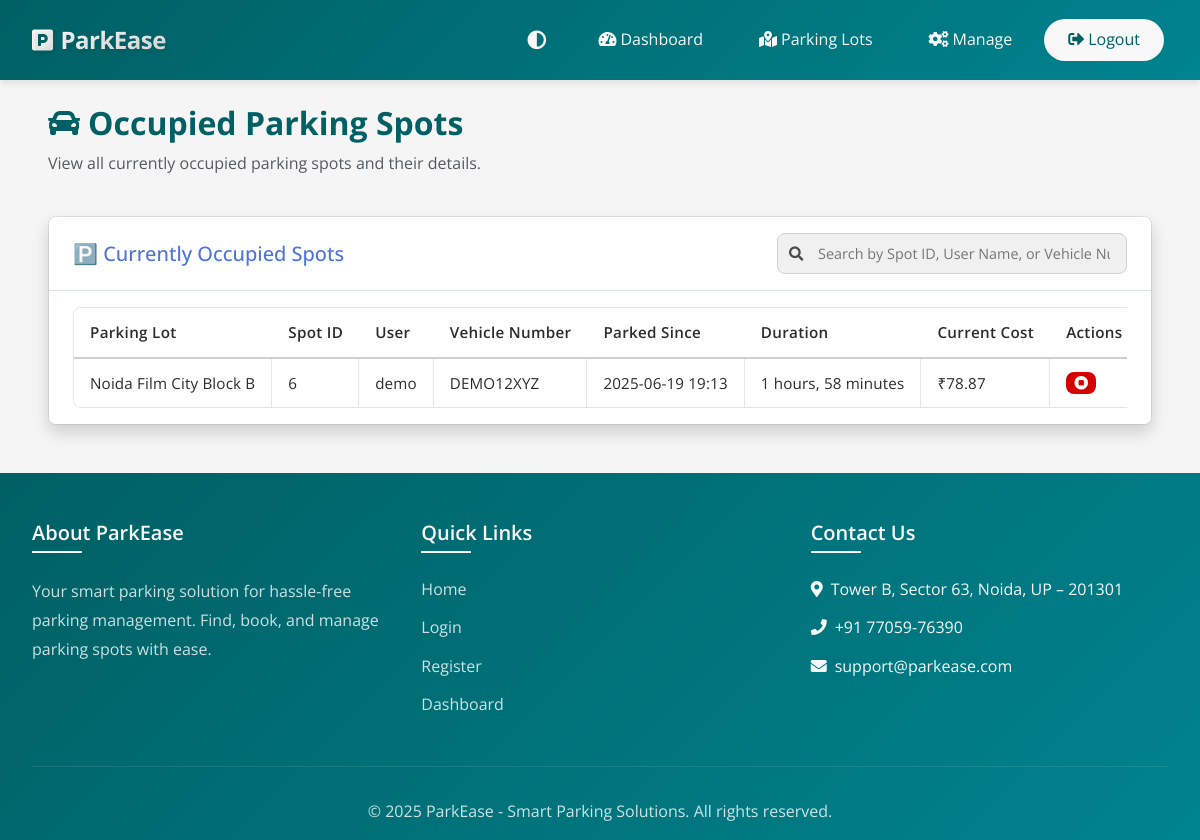
The app's page /admin/occupied_spots (signed in) with its own data.
### models.py (models this page shows, shortened)
class ParkingSpot(db.Model):
    __tablename__ = 'parking_spots'
    id = db.Column(db.Integer, primary_key=True)
    lot_id = db.Column(db.Integer, db.ForeignKey('parking_lots.id'), nullable=False)
    status = db.Column(db.String(1), nullable=False, default='A')  # A = Available, O = Occupied
    reservations = db.relationship('Reservation', backref='parking_spot', lazy=True)

class ParkingLot(db.Model):
    __tablename__ = 'parking_lots'
    id = db.Column(db.Integer, primary_key=True)
    prime_location_name = db.Column(db.String(100), nullable=False)
    price = db.Column(db.Float, nullable=False)  # Price per hour
    address = db.Column(db.String(200), nullable=False)
    pincode = db.Column(db.Integer, nullable=False)
    max_spots = db.Column(db.Integer, nullable=False)
    created_at = db.Column(db.DateTime, default=datetime.utcnow)
    spots = db.relationship('ParkingSpot', backref='parking_lot', lazy=True, cascade='all, delete-orphan')

class User(UserMixin, db.Model):
    __tablename__ = 'users'
    id = db.Column(db.Integer, primary_key=True)
    email = db.Column(db.String(120), unique=True, nullable=False)
    password_hash = db.Column(db.String(128))
    name = db.Column(db.String(100), nullable=False)
    address = db.Column(db.String(200), nullable=False)
    pincode = db.Column(db.String(10), nullable=False)
    created_at = db.Column(db.DateTime, default=datetime.utcnow)
    user_type = db.Column(db.String(20), default='user')
    reservations = db.relationship('Reservation', backref='user', lazy=True)

class Reservation(db.Model):
    __tablename__ = 'reservations'
    id = db.Column(db.Integer, primary_key=True)
    spot_id = db.Column(db.Integer, db.ForeignKey('parking_spots.id'), nullable=False)
    user_id = db.Column(db.Integer, db.ForeignKey('users.id'), nullable=False)
    vehicle_number = db.Column(db.String(20), nullable=False)
    parking_timestamp = db.Column(db.DateTime, nullable=False, default=datetime.utcnow)
    expected_end_time = db.Column(db.DateTime, nullable=True)
    leaving_timestamp = db.Column(db.DateTime, nullable=True)
    parking_cost = db.Column(db.Float, nullable=True)
    payment_status = db.Column(db.String(20), nullable=True)
    payment_mode = db.Column(db.String(20), nullable=True)
    payment_time = db.Column(db.DateTime, nullable=True)
    force_released = db.Column(db.Boolean, nullable=True, default=False)

### routes/admin/occupied_spots.py (the view)
@admin_bp.route('/occupied_spots')
@login_required
def occupied_spots():
    if session.get('user_type') != 'admin':
        flash('Access denied', 'danger')
        return redirect(url_for('main.index'))
    try:
        occupied_spots_raw = db.session.query(
            ParkingSpot, ParkingLot, Reservation
        ).join(
            Reservation, ParkingSpot.id == Reservation.spot_id
        ).join(
            ParkingLot, ParkingSpot.lot_id == ParkingLot.id
        ).filter(
            Reservation.leaving_timestamp.is_(None)
        ).all()
        occupied_spots = []
        for spot, lot, reservation in occupied_spots_raw:
            user = User.query.get(reservation.user_id)
            occupied_spots.append((spot, lot, reservation, user))
        now = datetime.utcnow()
        return render_template('admin_occupied_spots.html', occupied_spots=occupied_spots, now=now)
    except Exception as e:
        print('Admin occupied spots error:', e)
        traceback.print_exc()
        flash('An error occurred while loading occupied spots', 'danger')
        return redirect(url_for('admin.admin_dashboard'))

### app.py (called while the page is built)
@login_manager.user_loader
def load_user(user_id):
    if session.get('user_type') == 'admin':
        return Admin.query.get(int(user_id))
    return User.query.get(int(user_id))

### utils.py (called while the page is built)
def utc_to_ist(utc_dt):
    if utc_dt is None:  # this will convert utc datetime into ist datetime
        return None
    if utc_dt.tzinfo is None:
        utc_dt = timezone('UTC').localize(utc_dt)
    ist = timezone('Asia/Kolkata')
    return utc_dt.astimezone(ist)

def format_ist_datetime(utc_dt, format='%Y-%m-%d %H:%M'):
    if utc_dt is None:
        return 'N/A'
    ist_dt = utc_to_ist(utc_dt)
    return ist_dt.strftime(format)

### templates/admin_occupied_spots.html (shortened to what this page needs)
{% extends 'base.html' %}
{% block content %}
<div class="container-fluid px-4 px-md-5 py-4">
    <div class="row mb-4">
        <div class="col-12">
            <h2 class="fw-bold mb-2" style="color: var(--primary-color);">
                <i class="fas fa-car me-2"></i>Occupied Parking Spots
            </h2>
            <p class="text-muted dark-mode-text">View all currently occupied parking spots and their details.</p>
        </div>
    </div>
    <div class="row">
        <div class="col-12">
            <div class="card bg-white dark-mode-card rounded shadow">
                <div class="card-header bg-white dark-mode-card border-bottom">
                    <div class="card-header-left">
                        <h5 class="mb-0 text-primary dark-mode-text">
                            🅿️ Currently Occupied Spots
                        </h5>
                    </div>
                    <div class="card-header-right">
                        <div class="search-container">
                            <i class="fas fa-search search-icon"></i>
                            <input type="text" id="searchInput" class="search-input" placeholder="Search by Spot ID, User Name, or Vehicle Number">
                        </div>
                    </div>
                </div>
                <div class="card-body">
                    <div class="table-responsive">
                        <table class="table admin-table" id="dataTable" width="100%" cellspacing="0">
                            <thead>
                                <tr>
                                    <th class="dark-mode-text">Parking Lot</th>
                                    <th class="dark-mode-text">Spot ID</th>
                                    <th class="dark-mode-text">User</th>
                                    <th class="dark-mode-text">Vehicle Number</th>
                                    <th class="dark-mode-text">Parked Since</th>
                                    <th class="dark-mode-text">Duration</th>
                                    <th class="dark-mode-text">Current Cost</th>
                                    <th class="dark-mode-text">Actions</th>
                                </tr>
                            </thead>
                            <tbody>
                                {% for spot, lot, reservation, user in occupied_spots %}
                                <tr>
                                    <td class="dark-mode-text">{{ lot.prime_location_name }}</td>
                                    <td class="dark-mode-text">{{ spot.id }}</td>
                                    <td class="dark-mode-text">{{ user.name }}{% if user.username %} {{ user.username }}{% endif %}</td>
                                    <td class="dark-mode-text">{{ reservation.vehicle_number if reservation.vehicle_number else 'N/A' }}</td>
                                    <td class="dark-mode-text">{{ format_ist_datetime(reservation.parking_timestamp) }}</td>
                                    <td class="dark-mode-text">
                                        {% set duration = (now - reservation.parking_timestamp).total_seconds() // 60 %}
                                        {% if duration < 60 %}
                                            {{ duration|int }} minutes
                                        {% else %}
                                            {{ (duration // 60)|int }} hours, {{ (duration % 60)|int }} minutes
                                        {% endif %}
                                    </td>
                                    <td class="dark-mode-text">
                                        {% set hours = (now - reservation.parking_timestamp).total_seconds() / 3600 %}
                                        ₹{{ "%.2f"|format(hours * lot.price) }}
                                    </td>
                                    <td>
                                        <div class="action-buttons">
                                            <button type="button" class="btn btn-sm btn-danger btn-action"
                                                    data-bs-toggle="modal"
                                                    data-bs-target="#endReservationModal{{ spot.id }}"
                                                    title="End Reservation">
                                                <i class="fas fa-stop-circle"></i>
                                            </button>
                                        </div>
                                    </td>
                                </tr>
                                {% endfor %}
                            </tbody>
                        </table>
                    </div>
                </div>
            </div>
        </div>
    </div>
</div>
{% endblock %}

### static/css/style.css (style rules this page uses)
body { font-family: 'Open Sans', sans-serif; min-height: 100vh; display: flex; flex-direction: column; color: var(--text-color); line-height: 1.6; background-color: var(--body-bg); }
.card { position: relative; border: 1.5px solid rgba(0,0,0,0.08) !important; border-radius: var(--border-radius); transition: all 0.3s ease; background-clip: padding-box; overflow: hidden; box-shadow: 0 2px 8px rgba(0,0,0,0.03); }
.card-header { border-top-left-radius: var(--border-radius); border-top-right-radius: var(--border-radius); background-color: var(--card-bg); border-bottom: 1px solid rgba(0, 0, 0, 0.1); }
.card-body { position: relative; background-color: var(--card-bg); }
.card, .dashboard-card, .parking-lot-card .card, .admin-card, .modal-content { border-radius: var(--border-radius) !important; }
.card::before, .card::after, .dashboard-card::before, .dashboard-card::after, .parking-lot-card .card::before, .parking-lot-card .card::after, .admin-card::before, .admin-card::after, .modal-content::before, .modal-content::after { display: none !important; }
.card, .dashboard-card, .parking-lot-card .card, .admin-card, .modal-content { background-color: var(--card-bg); }
.card-body { padding: 1.25rem; }
.card-header { padding: 1rem 1.25rem; }
.table { border: 1px solid rgba(0, 0, 0, 0.1); border-radius: var(--border-radius); overflow: hidden; background-color: var(--table-bg); color: var(--text-color); }
.table th { border-bottom: 1px solid rgba(0, 0, 0, 0.1); background-color: var(--table-bg); color: var(--primary-color); font-weight: 600; }
.table td { border-bottom: 1px solid rgba(0, 0, 0, 0.1); border-right: 1px solid rgba(0, 0, 0, 0.1); }
.table td:last-child { border-right: none; }
.table tr:last-child td { border-bottom: none; }
.btn { background-color: var(--primary-color); color: var(--white); border: none; padding: 0.5rem 1rem; border-radius: var(--border-radius); text-decoration: none; transition: all 0.3s ease; }
.btn-danger { background-color: var(--danger-color); color: var(--white); text-decoration: none; }
.text-primary { color: #4e73df !important; }
.fas, .far, .fab { display: inline-block; font-style: normal; font-variant: normal; text-rendering: auto; -webkit-font-smoothing: antialiased; line-height: 1; }
.card, .btn, .nav-link { transition: all 0.3s ease; }
.table tbody tr { transition: background-color 0.3s ease; }
html { scroll-behavior: smooth; }
.btn { position: relative; overflow: hidden; }
.btn::after { content: ''; position: absolute; top: 50%; left: 50%; width: 5px; height: 5px; background: rgba(255, 255, 255, 0.5); opacity: 0; border-radius: 100%; transform: scale(1, 1) translate(-50%); transform-origin: 50% 50%; }
:root { --primary-color: #006064; --primary-hover: #00838f; --secondary-color: #546e7a; --success-color: #2e7d32; --danger-color: #c62828; --warning-color: #f57f17; --info-color: #0277bd; --light-color: #f5f5f5; --dark-color: #263238; --body-bg: #ffffff; --card-bg: #ffffff; --text-color: #37474f; --text-muted: #607d8b; --border-color: rgba(0, 0, 0, 0.15); --border-hover: rgba(0, 0, 0, 0.25); --box-shadow: 0 2px 4px rgba(0, 0, 0, 0.1); --box-shadow-hover: 0 4px 8px rgba(0, 0, 0, 0.15); --border-radius: 8px; --transition-speed: 0.3s; }
.card-body { border-radius: 0; overflow: hidden; }
.card-body { flex: 1; overflow: hidden; }

### static/css/admin.css (style rules this page uses)
body { font-family: 'Open Sans', sans-serif; }
.admin-table { width: 100%; margin-bottom: 0; border-collapse: separate; border-spacing: 0; }
.admin-table th { font-weight: 600; color: var(--text-color); background: var(--light-bg); white-space: nowrap; padding: 1rem 0.75rem; letter-spacing: 0.02em; font-size: 1.1rem; border-bottom: 2px solid var(--border-color); }
.admin-table td { vertical-align: middle; padding: 1rem 0.75rem; font-size: 1.05rem; letter-spacing: 0.01em; color: var(--text-color); border-bottom: 1px solid var(--border-color); }
.admin-table tbody tr:last-child td { border-bottom: none; }
.admin-table .action-buttons { display: flex; gap: 0.5rem; }
.admin-table .btn-action { padding: 0.25rem 0.5rem; font-size: 0.875rem; display: inline-flex; align-items: center; justify-content: center; border-radius: var(--border-radius); }

### records on screen
ParkingSpot: prime_location_name "Noida Film City Block B", id "6", name "demo", vehicle_number "DEMO12XYZ"
Reservation: parking_timestamp "2025-06-19 19:13"
ParkingLot: hours*lot.price "78.87"
